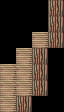

Tiled map render using the project's own tile images. Description and the whole map definition, tile-layer contents included, below:
An orthogonal 4x7 tile map with 16x16 px tiles, 1 tile layer (Tile Layer 1).

<map version="1.10" tiledversion="1.11.2" orientation="orthogonal" renderorder="right-down" width="4" height="7" tilewidth="16" tileheight="16" infinite="0" nextlayerid="2" nextobjectid="1">
 <tileset firstgid="1" source="Blocks.tsx" />
 <layer id="1" name="Tile Layer 1" width="4" height="7">
  <data encoding="csv">
0,0,0,11,
0,0,0,11,
0,0,12,11,
0,12,11,0,
12,12,11,0,
12,12,11,0,
12,11,0,0
</data>
 </layer>
</map>
